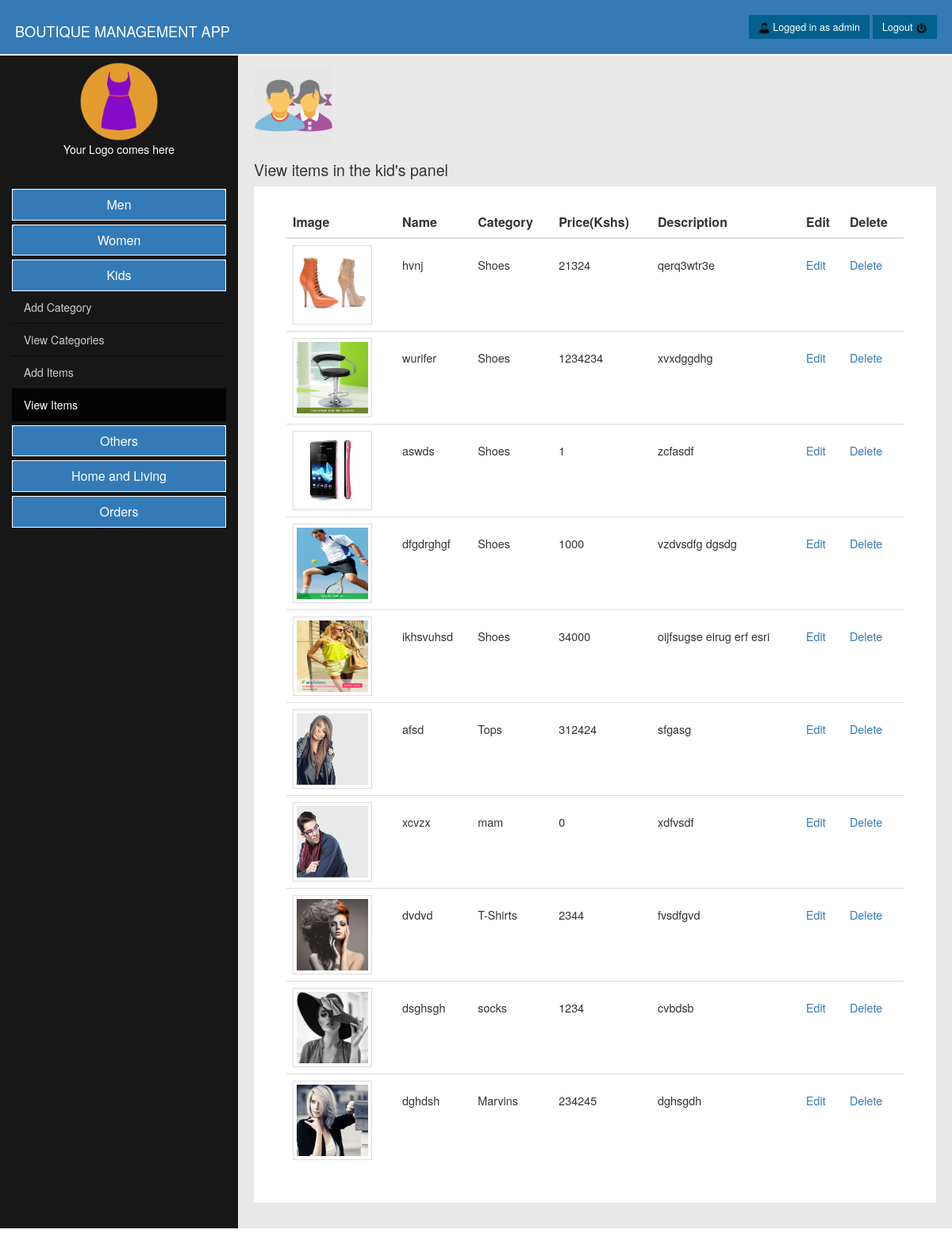
/Shopping_Cart/view-kids-items.php (signed in), run on the app's committed database.
### tables this page shows
CREATE TABLE IF NOT EXISTS `items` (
  `id` int(11) NOT NULL AUTO_INCREMENT,
  `name` varchar(255) NOT NULL,
  `category` varchar(255) NOT NULL,
  `new` varchar(255) NOT NULL,
  `person` varchar(255) NOT NULL,
  `price` int(11) NOT NULL,
  `description` text NOT NULL,
  `image_location` varchar(255) NOT NULL,
  PRIMARY KEY (`id`)
);

### Shopping_Cart/functions/db_functions.php (called while the page is built, shortened)
<?php
	function loggedin()
	{
	  if(isset($_SESSION['user']) && !empty($_SESSION['user']))
	    {
		  return true;
		}else{
		   return false;
		}
	}
?>

### Shopping_Cart/view-kids-items.php (the view, shortened to what this page needs)
<?php
include_once("functions/db_functions.php");
?>
<html xmlns="http://www.w3.org/1999/xhtml" style="height:100%;">
<head>
<link href="css/bootstrap.min.css" rel="stylesheet">
<link href="css/myCss2.css" rel="stylesheet">
</head>
<body>
<div>
   <nav class="navbar navbar-default navbar-fixed-top" role="navigation">
   <div class="container-fluid">
     <div class="navbar-header">
      <p class="logo" ><a href="index.php">BOUTIQUE MANAGEMENT APP</a></p>
     </div>
    <div class="navbar-right">
         <p class="navbar-text ">
            <?php
         if(loggedin())
		 {
			 echo '<span class="btn btn-primary"><img src="image/icons/men.png" width="15" height="15" /> Logged in as '.$_SESSION['user'].'</span>';
			 echo ' <a href="../Clothe Site/logout.php" class="btn btn-primary"> Logout <img src="image/icons/logout1.png" width="15" height="15" /></a>';
		 }else{
			 header('Location:../Clothe Site/index.php');
		}
	   ?>
         </p>
      </div>
      </div>
    </nav>
    </div>
<div class="container-fluid aside_container">
<div class="row aside_row">
   <aside class="sidebar col-md-3">
   <div class="row" style="text-align:center;padding-top:15px;">
       <img src="image/icons/dashboard clothes.png" width="100" height="100"/>
       <p style="color:#fff;">Your Logo comes here</p>
   </div>
     <div class="panel-group" id="accordion" style="padding-top:30px;">
       <div class="panel panel-nav" id="panel" style="border:none;border-radius:0px;">
          <a data-toggle="collapse" data-parent="#accordion" href="#collapseOne">
           <div class="panel-heading" id="panel-heading">
             <h4 class="panel-title" id="panel-title"> Men </h4>
            </div>
           </a>
     </div>
     <div class="panel" id="panel" style="border:none;border-radius:0px;">
         <a data-toggle="collapse" data-parent="#accordion" href="#collapseTwo">
           <div class="panel-heading" id="panel-heading">
               <h4 class="panel-title" id="panel-title"> Women </h4>
           </div>
           </a>
     </div>
     <div class="panel" id="panel" style="border:none;border-radius:0px;">
     <a data-toggle="collapse" data-parent="#accordion" href="#collapseThree">
           <div class="panel-heading" id="panel-heading">
             <h4 class="panel-title" id="panel-title"> Kids </h4>
           </div>
           </a>
          <div id="collapseThree" class="panel-collapse collapse in">
           <div class="panel-body" id="panel-body"> <ul class="nav men-nav">
         <li><a href="add-kids-category.php">Add Category</a></li>
         <li><a href="view-kids-category.php">View Categories</a></li>
         <li><a href="add-kids-items.php">Add Items</a></li>
         <li><a href="view-kids-items.php" class="active">View Items</a></li>
         </ul> </div>
          </div>
     </div>
      <div class="panel" id="panel" style="border:none;border-radius:0px;">
     <a data-toggle="collapse" data-parent="#accordion" href="#collapseFour">
           <div class="panel-heading" id="panel-heading">
             <h4 class="panel-title" id="panel-title"> Others </h4>
           </div>
           </a>
     </div>
       <div class="panel" id="panel" style="border:none;border-radius:0px;">
     <a data-toggle="collapse" data-parent="#accordion" href="#collapseFive">
           <div class="panel-heading" id="panel-heading">
             <h4 class="panel-title" id="panel-title"> Home and Living </h4>
           </div>
           </a>
     </div>
      <div class="panel" id="panel" style="border:none;border-radius:0px;">
      <a data-toggle="collapse" data-parent="#accordion" href="#collapseSix">
           <div class="panel-heading" id="panel-heading">
             <h4 class="panel-title" id="panel-title"> Orders </h4>
            </div>
           </a>
     </div>
  </div>
   </aside>
   <section class="main-content col-md-9" id="main-content">
       <div class="content">
            <div class="row" id="row1">
             <img src="image/icons/kids_icon.png" width="100" height="100"/>
             <h1 style="font-size:1.4em;">View items in the kid's panel</h1>
       </div>
       <div class="row" style="margin:0 auto;">
           <div class="panel col-md-12">
              <div class="panel-body">
              <div class="table-responsive" style="padding:10px;">
               <?php
					$result = mysql_query('SELECT * FROM items WHERE person = "kids"');
               echo '<table class="table">
                   <thead>
                    <tr>
                     <th>Image</th>
                     <th>Name</th>
                     <th>Category</th>
                     <th>Price(Kshs)</th>
                     <th>Description</th>
                     <th>Edit</th>
                     <th>Delete</th>
                    </tr>
                   </thead>
                     <tbody> ';
					 $view = "view-kids-items.php";
					 while($row = mysql_fetch_assoc($result)){
						  echo  '<tr>
								<td><img src="'.$row['image_location'].'" class="img-responsive img-thumbnail" style="width:100px;height:100px;"></td>
								<td>'.$row['name'].'</td>
								<td>'.$row['category'].'</td>
								<td>'.$row['price'].'</td>
								<td>'.$row['description'].'</td>
								<td><a href="edit-item.php?id='.$row['id'].'" style="text-decoration:none;">Edit</a></td>
                                <td><a href="delete_category.php?id='.$row['id'].'&t=items&u='.$view.'" style="text-decoration:none;">Delete</a></td>
							</tr>';
					}
                     echo  '</tbody>
                </table>';
				?>
                </div>
                </div>
              </div>
       </div>
       </div>
   </section>
    </div>
</div>
</body>
</html>

### Shopping_Cart/css/myCss2.css (style rules this page uses)
.navbar { background-color:#337ab7; padding:4px; border:none; border-radius:0px; border-bottom:2px solid #fff; }
.navbar-header .logo { margin-top:22px; color:#fff; }
.logo a { font-size:1.3em; text-decoration:none; color:#ffffff; }
.img-thumbnail { border-radius:0px; }
.table>tbody>tr>td { line-height:50px;font-size:0.9em; }
aside { background-color:#171717; }
.aside_container { margin-top:63px; }
#panel-heading { background-color:#337ab7; border:1px solid #fff; }
#panel-body { background-color:#171717; padding:0px; }
#panel a { text-decoration:none; }
#panel-title { text-align:center; color:#fff; }
#row1 { padding-left:15px; padding-top:0px; }
.nav li a { color:#ccc; border-bottom:1px solid #0A0A0A; -webkit-transition:0.2s; -o-transition:0.2s; -moz-transition:0.2s; transition:0.2s; }
.nav li a.active { background-color:#030303; color:#fff; }
.panel { border-radius:0px; }

### Shopping_Cart/view-kids-items.php (style rules this page uses)
.sidebar { height:90%; overflow-y:scroll; }
.main-content { background-color:#E9E9E9; height:90%; overflow-y:scroll; padding:20px; }
.navbar-text span { color:#fff; font-size:0.9em; background-color:#02618E; border:0px; border-radius:0px; }
.navbar-text a { text-decoration:none; color:#fff; font-size:0.9em; background-color:#02618E; border:0px; border-radius:0px; }

### data on the page
items: image_location (picture), name "hvnj", category "Shoes", price "21324", description "qerq3wtr3e"
items: image_location (picture), name "wurifer", category "Shoes", price "1234234", description "xvxdggdhg"
items: image_location (picture), name "aswds", category "Shoes", price "1", description "zcfasdf"
items: image_location (picture), name "dfgdrghgf", category "Shoes", price "1000", description "vzdvsdfg dgsdg"
items: image_location (picture), name "ikhsvuhsd", category "Shoes", price "34000", description "oijfsugse eirug erf esri"
items: image_location (picture), name "afsd", category "Tops", price "312424", description "sfgasg"
items: image_location (picture), name "xcvzx", category "mam", price "0", description "xdfvsdf"
items: image_location (picture), name "dvdvd", category "T-Shirts", price "2344", description "fvsdfgvd"
items: image_location (picture), name "dsghsgh", category "socks", price "1234", description "cvbdsb"
items: image_location (picture), name "dghdsh", category "Marvins", price "234245", description "dghsgdh"

### other printed values
$_SESSION['user'] "admin"
